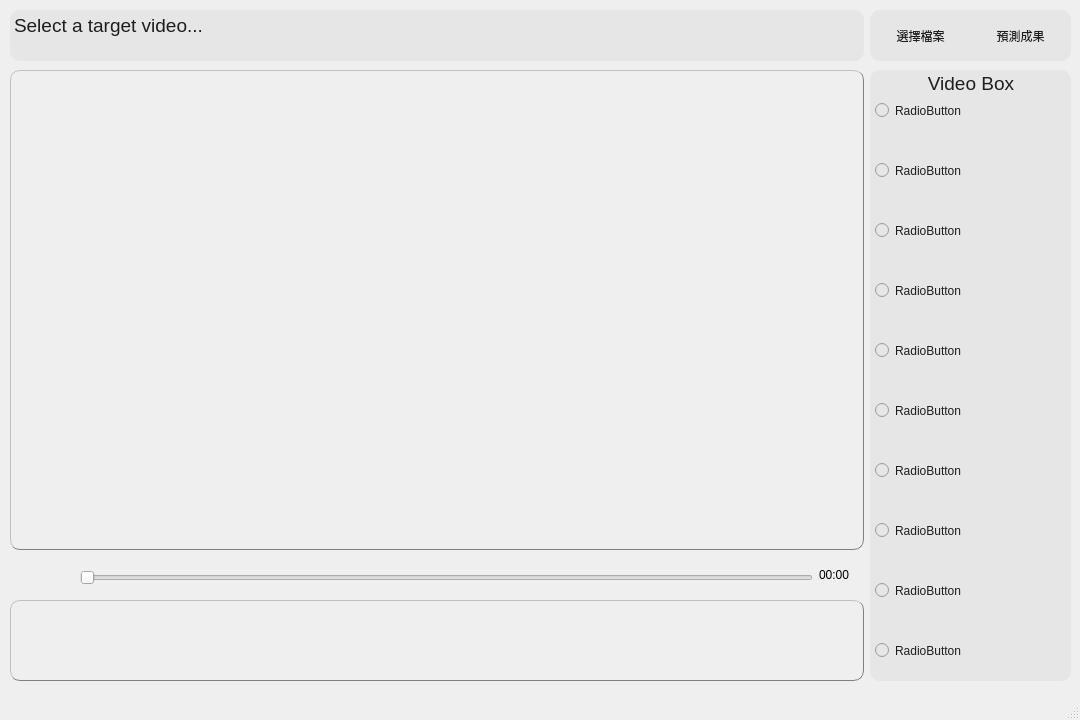
<?xml version="1.0" encoding="UTF-8"?>
<ui version="4.0">
 <class>MainWindow</class>
 <widget class="QMainWindow" name="MainWindow">
  <property name="geometry">
   <rect>
    <x>0</x>
    <y>0</y>
    <width>1080</width>
    <height>720</height>
   </rect>
  </property>
  <property name="windowTitle">
   <string>MainWindow</string>
  </property>
  <property name="autoFillBackground">
   <bool>false</bool>
  </property>
  <property name="animated">
   <bool>false</bool>
  </property>
  <property name="documentMode">
   <bool>false</bool>
  </property>
  <property name="tabShape">
   <enum>QTabWidget::Rounded</enum>
  </property>
  <widget class="QWidget" name="centralwidget">
   <widget class="QTextBrowser" name="show_path">
    <property name="geometry">
     <rect>
      <x>10</x>
      <y>10</y>
      <width>854</width>
      <height>51</height>
     </rect>
    </property>
    <property name="font">
     <font>
      <family>.AppleSystemUIFont</family>
      <pointsize>14</pointsize>
     </font>
    </property>
    <property name="autoFillBackground">
     <bool>false</bool>
    </property>
    <property name="styleSheet">
     <string notr="true">background:rgb(230, 230, 230);
color: rgb(30, 30, 30);
border-radius: 10px;
border-style: outset;
</string>
    </property>
    <property name="frameShape">
     <enum>QFrame::Box</enum>
    </property>
    <property name="frameShadow">
     <enum>QFrame::Plain</enum>
    </property>
    <property name="autoFormatting">
     <set>QTextEdit::AutoBulletList</set>
    </property>
    <property name="html">
     <string>&lt;!DOCTYPE HTML PUBLIC &quot;-//W3C//DTD HTML 4.0//EN&quot; &quot;http://www.w3.org/TR/REC-html40/strict.dtd&quot;&gt;
&lt;html&gt;&lt;head&gt;&lt;meta name=&quot;qrichtext&quot; content=&quot;1&quot; /&gt;&lt;meta charset=&quot;utf-8&quot; /&gt;&lt;style type=&quot;text/css&quot;&gt;
p, li { white-space: pre-wrap; }
hr { height: 1px; border-width: 0; }
li.unchecked::marker { content: &quot;\2610&quot;; }
li.checked::marker { content: &quot;\2612&quot;; }
&lt;/style&gt;&lt;/head&gt;&lt;body style=&quot; font-family:'.AppleSystemUIFont'; font-size:14pt; font-weight:400; font-style:normal;&quot;&gt;
&lt;p style=&quot; margin-top:0px; margin-bottom:0px; margin-left:0px; margin-right:0px; -qt-block-indent:0; text-indent:0px;&quot;&gt;Select a target video...&lt;/p&gt;&lt;/body&gt;&lt;/html&gt;</string>
    </property>
   </widget>
   <widget class="QLabel" name="show_analysis">
    <property name="geometry">
     <rect>
      <x>10</x>
      <y>600</y>
      <width>854</width>
      <height>81</height>
     </rect>
    </property>
    <property name="styleSheet">
     <string notr="true">border-radius: 10px;
border-style: outset;
border-width: 1px;
border-color: rgb(128, 128, 128);</string>
    </property>
    <property name="frameShape">
     <enum>QFrame::Box</enum>
    </property>
    <property name="text">
     <string/>
    </property>
   </widget>
   <widget class="QGroupBox" name="groupBox">
    <property name="enabled">
     <bool>true</bool>
    </property>
    <property name="geometry">
     <rect>
      <x>870</x>
      <y>70</y>
      <width>201</width>
      <height>611</height>
     </rect>
    </property>
    <property name="font">
     <font>
      <pointsize>14</pointsize>
     </font>
    </property>
    <property name="styleSheet">
     <string notr="true">border-radius: 10px;
background:rgb(230, 230, 230);
color: rgb(30, 30, 30);</string>
    </property>
    <property name="title">
     <string>Video Box</string>
    </property>
    <property name="alignment">
     <set>Qt::AlignCenter</set>
    </property>
    <property name="flat">
     <bool>false</bool>
    </property>
    <widget class="QRadioButton" name="radioButton_2">
     <property name="geometry">
      <rect>
       <x>5</x>
       <y>90</y>
       <width>150</width>
       <height>21</height>
      </rect>
     </property>
     <property name="text">
      <string>RadioButton</string>
     </property>
    </widget>
    <widget class="QRadioButton" name="radioButton_5">
     <property name="geometry">
      <rect>
       <x>5</x>
       <y>270</y>
       <width>150</width>
       <height>21</height>
      </rect>
     </property>
     <property name="text">
      <string>RadioButton</string>
     </property>
    </widget>
    <widget class="QRadioButton" name="radioButton_3">
     <property name="geometry">
      <rect>
       <x>5</x>
       <y>150</y>
       <width>150</width>
       <height>21</height>
      </rect>
     </property>
     <property name="text">
      <string>RadioButton</string>
     </property>
    </widget>
    <widget class="QRadioButton" name="radioButton_9">
     <property name="geometry">
      <rect>
       <x>5</x>
       <y>510</y>
       <width>150</width>
       <height>21</height>
      </rect>
     </property>
     <property name="text">
      <string>RadioButton</string>
     </property>
    </widget>
    <widget class="QRadioButton" name="radioButton_7">
     <property name="geometry">
      <rect>
       <x>5</x>
       <y>390</y>
       <width>150</width>
       <height>21</height>
      </rect>
     </property>
     <property name="text">
      <string>RadioButton</string>
     </property>
    </widget>
    <widget class="QRadioButton" name="radioButton_4">
     <property name="geometry">
      <rect>
       <x>5</x>
       <y>210</y>
       <width>150</width>
       <height>21</height>
      </rect>
     </property>
     <property name="text">
      <string>RadioButton</string>
     </property>
    </widget>
    <widget class="QRadioButton" name="radioButton_6">
     <property name="geometry">
      <rect>
       <x>5</x>
       <y>330</y>
       <width>150</width>
       <height>21</height>
      </rect>
     </property>
     <property name="text">
      <string>RadioButton</string>
     </property>
    </widget>
    <widget class="QRadioButton" name="radioButton_10">
     <property name="geometry">
      <rect>
       <x>5</x>
       <y>570</y>
       <width>150</width>
       <height>21</height>
      </rect>
     </property>
     <property name="text">
      <string>RadioButton</string>
     </property>
    </widget>
    <widget class="QRadioButton" name="radioButton_1">
     <property name="geometry">
      <rect>
       <x>5</x>
       <y>30</y>
       <width>150</width>
       <height>21</height>
      </rect>
     </property>
     <property name="text">
      <string>RadioButton</string>
     </property>
    </widget>
    <widget class="QRadioButton" name="radioButton_8">
     <property name="geometry">
      <rect>
       <x>5</x>
       <y>450</y>
       <width>150</width>
       <height>21</height>
      </rect>
     </property>
     <property name="text">
      <string>RadioButton</string>
     </property>
    </widget>
    <widget class="QLabel" name="gif_1">
     <property name="geometry">
      <rect>
       <x>165</x>
       <y>25</y>
       <width>30</width>
       <height>30</height>
      </rect>
     </property>
     <property name="frameShape">
      <enum>QFrame::Box</enum>
     </property>
     <property name="text">
      <string/>
     </property>
    </widget>
    <widget class="QLabel" name="gif_2">
     <property name="geometry">
      <rect>
       <x>165</x>
       <y>85</y>
       <width>30</width>
       <height>30</height>
      </rect>
     </property>
     <property name="frameShape">
      <enum>QFrame::Box</enum>
     </property>
     <property name="text">
      <string/>
     </property>
    </widget>
    <widget class="QLabel" name="gif_3">
     <property name="geometry">
      <rect>
       <x>165</x>
       <y>145</y>
       <width>30</width>
       <height>30</height>
      </rect>
     </property>
     <property name="frameShape">
      <enum>QFrame::Box</enum>
     </property>
     <property name="text">
      <string/>
     </property>
    </widget>
    <widget class="QLabel" name="gif_4">
     <property name="geometry">
      <rect>
       <x>165</x>
       <y>205</y>
       <width>30</width>
       <height>30</height>
      </rect>
     </property>
     <property name="frameShape">
      <enum>QFrame::Box</enum>
     </property>
     <property name="text">
      <string/>
     </property>
    </widget>
    <widget class="QLabel" name="gif_5">
     <property name="geometry">
      <rect>
       <x>165</x>
       <y>265</y>
       <width>30</width>
       <height>30</height>
      </rect>
     </property>
     <property name="frameShape">
      <enum>QFrame::Box</enum>
     </property>
     <property name="text">
      <string/>
     </property>
    </widget>
    <widget class="QLabel" name="gif_6">
     <property name="geometry">
      <rect>
       <x>165</x>
       <y>325</y>
       <width>30</width>
       <height>30</height>
      </rect>
     </property>
     <property name="frameShape">
      <enum>QFrame::Box</enum>
     </property>
     <property name="text">
      <string/>
     </property>
    </widget>
    <widget class="QLabel" name="gif_7">
     <property name="geometry">
      <rect>
       <x>165</x>
       <y>385</y>
       <width>30</width>
       <height>30</height>
      </rect>
     </property>
     <property name="frameShape">
      <enum>QFrame::Box</enum>
     </property>
     <property name="text">
      <string/>
     </property>
    </widget>
    <widget class="QLabel" name="gif_8">
     <property name="geometry">
      <rect>
       <x>165</x>
       <y>445</y>
       <width>30</width>
       <height>30</height>
      </rect>
     </property>
     <property name="frameShape">
      <enum>QFrame::Box</enum>
     </property>
     <property name="text">
      <string/>
     </property>
    </widget>
    <widget class="QLabel" name="gif_9">
     <property name="geometry">
      <rect>
       <x>165</x>
       <y>505</y>
       <width>30</width>
       <height>30</height>
      </rect>
     </property>
     <property name="frameShape">
      <enum>QFrame::Box</enum>
     </property>
     <property name="text">
      <string/>
     </property>
    </widget>
    <widget class="QLabel" name="gif_10">
     <property name="geometry">
      <rect>
       <x>165</x>
       <y>565</y>
       <width>30</width>
       <height>30</height>
      </rect>
     </property>
     <property name="frameShape">
      <enum>QFrame::Box</enum>
     </property>
     <property name="text">
      <string/>
     </property>
    </widget>
   </widget>
   <widget class="QPushButton" name="select_file">
    <property name="geometry">
     <rect>
      <x>870</x>
      <y>10</y>
      <width>101</width>
      <height>51</height>
     </rect>
    </property>
    <property name="styleSheet">
     <string notr="true">background:rgb(230, 230, 230);
border-radius: 10px; 
border-style: outset;
border-color: black; 
color: rgb(30, 30, 30);
border-top-right-radius: 0px;
border-bottom-right-radius: 0px;

</string>
    </property>
    <property name="text">
     <string>選擇檔案</string>
    </property>
    <property name="icon">
     <iconset>
      <normaloff>folder.png</normaloff>folder.png</iconset>
    </property>
    <property name="iconSize">
     <size>
      <width>24</width>
      <height>32</height>
     </size>
    </property>
   </widget>
   <widget class="QPushButton" name="show_csv">
    <property name="geometry">
     <rect>
      <x>970</x>
      <y>10</y>
      <width>101</width>
      <height>51</height>
     </rect>
    </property>
    <property name="styleSheet">
     <string notr="true">border-radius: 10px; 
border-style: outset;
background:rgb(230, 230, 230);
border-top-left-radius: 0px;
border-bottom-left-radius: 0px;
color: rgb(30, 30, 30);</string>
    </property>
    <property name="text">
     <string>預測成果</string>
    </property>
    <property name="icon">
     <iconset>
      <normaloff>docs.png</normaloff>docs.png</iconset>
    </property>
    <property name="iconSize">
     <size>
      <width>24</width>
      <height>24</height>
     </size>
    </property>
    <property name="autoDefault">
     <bool>false</bool>
    </property>
    <property name="default">
     <bool>false</bool>
    </property>
    <property name="flat">
     <bool>false</bool>
    </property>
   </widget>
   <widget class="QLabel" name="show_video">
    <property name="geometry">
     <rect>
      <x>10</x>
      <y>70</y>
      <width>854</width>
      <height>480</height>
     </rect>
    </property>
    <property name="styleSheet">
     <string notr="true">border-radius: 10px;
border-style: outset;
border-width: 1px;
border-color: rgb(128, 128, 128);</string>
    </property>
    <property name="frameShape">
     <enum>QFrame::NoFrame</enum>
    </property>
    <property name="text">
     <string/>
    </property>
    <property name="alignment">
     <set>Qt::AlignCenter</set>
    </property>
   </widget>
   <widget class="QPushButton" name="play_pause">
    <property name="geometry">
     <rect>
      <x>6</x>
      <y>549</y>
      <width>68</width>
      <height>50</height>
     </rect>
    </property>
    <property name="text">
     <string/>
    </property>
    <property name="icon">
     <iconset>
      <normaloff>play-button.png</normaloff>play-button.png</iconset>
    </property>
    <property name="iconSize">
     <size>
      <width>35</width>
      <height>35</height>
     </size>
    </property>
    <property name="autoDefault">
     <bool>true</bool>
    </property>
    <property name="default">
     <bool>false</bool>
    </property>
    <property name="flat">
     <bool>true</bool>
    </property>
   </widget>
   <widget class="QLabel" name="video_time">
    <property name="geometry">
     <rect>
      <x>819</x>
      <y>550</y>
      <width>36</width>
      <height>50</height>
     </rect>
    </property>
    <property name="text">
     <string>00:00</string>
    </property>
   </widget>
   <widget class="QSlider" name="slider">
    <property name="geometry">
     <rect>
      <x>80</x>
      <y>565</y>
      <width>733</width>
      <height>25</height>
     </rect>
    </property>
    <property name="tracking">
     <bool>true</bool>
    </property>
    <property name="orientation">
     <enum>Qt::Horizontal</enum>
    </property>
    <property name="tickPosition">
     <enum>QSlider::NoTicks</enum>
    </property>
   </widget>
  </widget>
  <widget class="QStatusBar" name="statusbar"/>
 </widget>
 <resources/>
 <connections/>
</ui>
